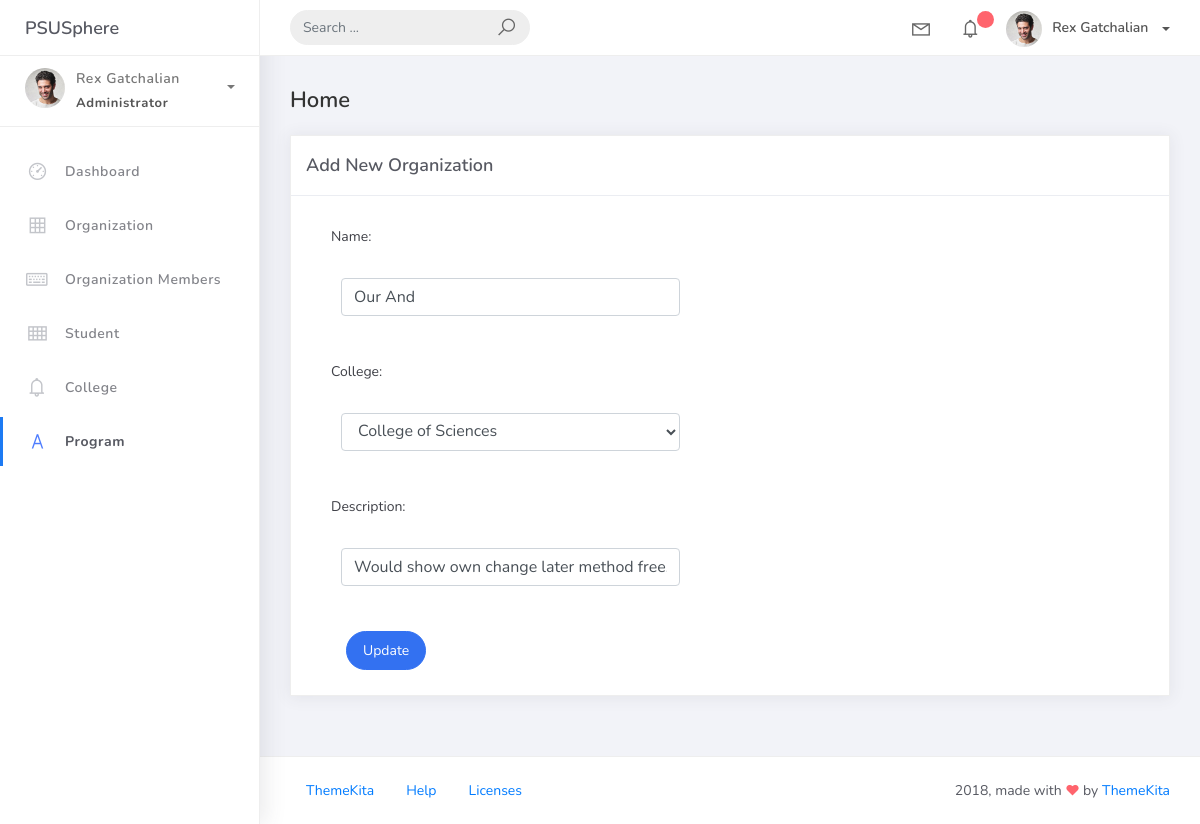
/orglist/3/edit, run on the app's committed database.
### psusphere/models.py (models this page shows, shortened)
class BaseModel(models.Model):
    created_at = models.DateTimeField(auto_now_add=True, db_index=True)
    updated_at = models.DateTimeField(auto_now=True)
    class Meta:
        abstract = True

class Organization(BaseModel):
    name = models.CharField(max_length=250)
    college = models.ForeignKey(College, null=True, blank=True, on_delete=models.CASCADE)
    description = models.CharField(max_length=500)

### psusphere/views.py (the view, shortened to what this page needs)
# urls.py: path('orglist/<pk>/edit', OrganizationUpdateView.as_view(), name='org_edit'),
class OrganizationUpdateView(UpdateView):
    model = Organization
    form_class = OrganizationForm
    context_object_name = "organization"
    template_name = "organization/org_edit_form.html"
    success_url = reverse_lazy('org_list')

### psusphere/forms.py
class OrganizationForm(ModelForm):
    class Meta:
        model = Organization
        fields = "__all__"

### psusphere/models.py (called while the page is built)
    def __str__(self):
        return self.college_name

### projectsite/templates/organization/org_edit_form.html (shortened to what this page needs)
{% extends 'base.html' %}
{% load static %}
{% block content %}
<div class="content">
    <div class="container-fluid">
        <h4 class="page-title">Home</h4>
        <div class="row">
            <div class="col-md-12">
                <div class="card">
                    <div class="card-header">
                        <div class="card-title">Add New Organization</div>
                    </div>
                    <div class="col-md-6">
                        <div class="card-body">
                            <form action="" method="post" novalidate>
                                {% include 'includes/form.html' %}
                                <div class="form-group">
                                    <div class="col-md-12 col-sm-3">
                                        <button type="submit" class="btn btn-primary btn-rounded">Update</button>
                                    </div>
                                </div>
                            </form>
                        </div>
                    </div>
                </div>
            </div>
        </div>
    </div>
</div>
{% endblock %}

### projectsite/templates/includes/form.html (shortened to what this page needs)
{% load widget_tweaks %}
{% for field in form %}
<div class="field item form-group">
        <label>{{ field.label_tag }}</label>
    <div class="form-group">
        {% render_field field class="form-control" %}
    </div>
</div>
{% endfor %}

### data on the page
Organization: name "Our And" "College of Sciences" "Would show own change later method free."

### other printed values
{{ field.label_tag }} "Name:" "College:" "Description:"
